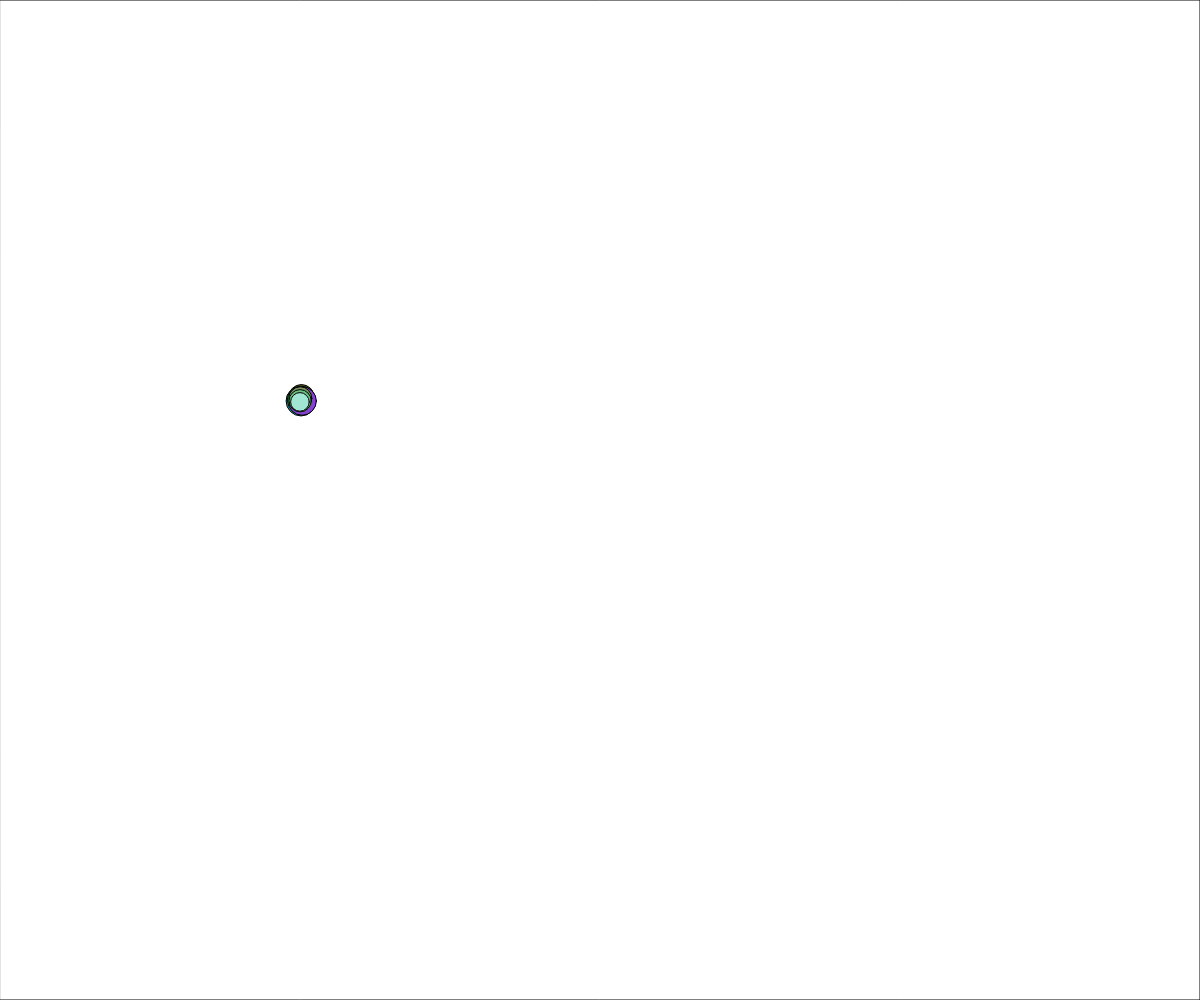
Frame 1 (no input)
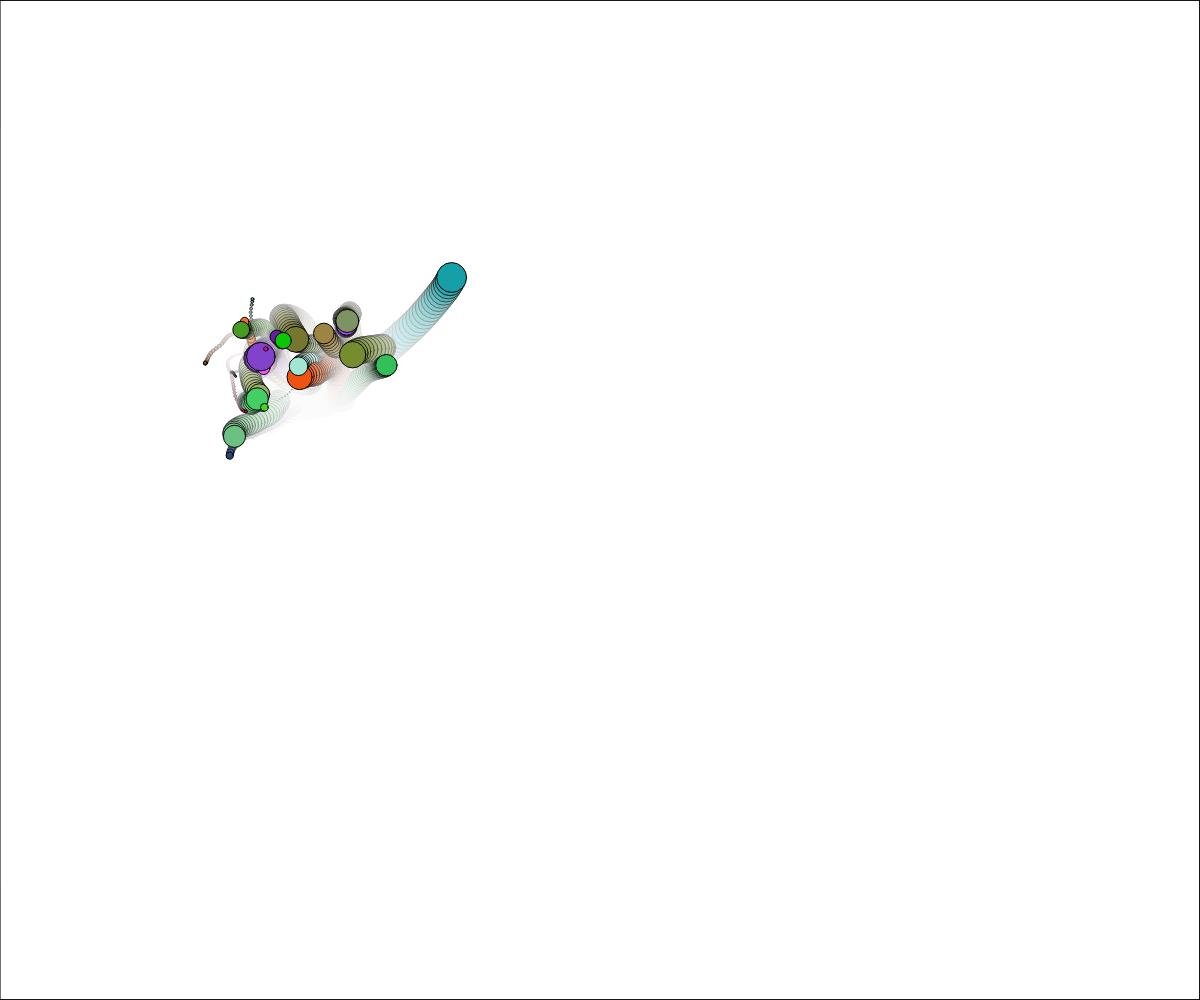
Frame 60 (no input)
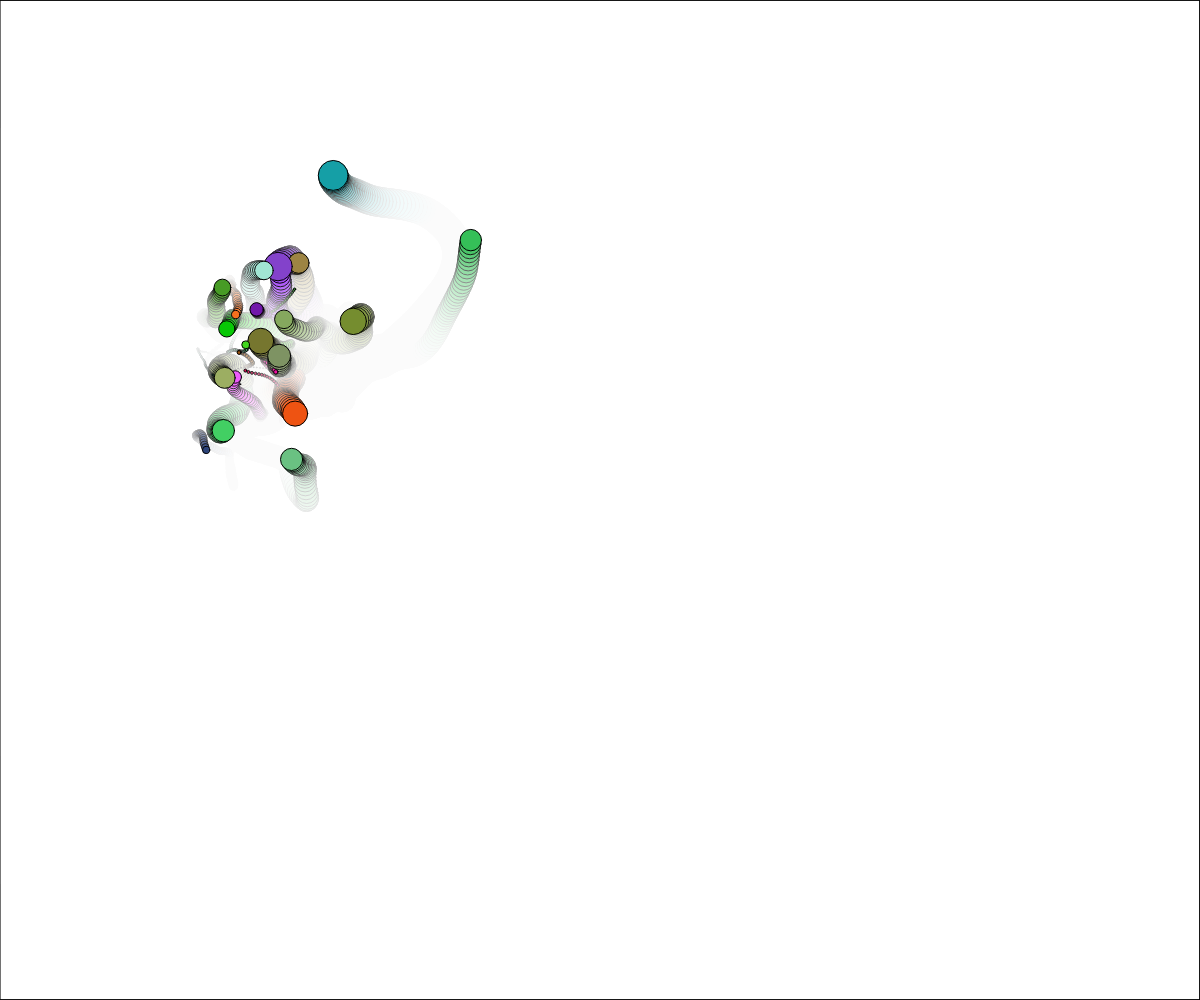
Frame 120 (the mouse pressed at the canvas centre since frame 60)

The p5.js sketch that drew these frames (run headless with seeded random() and noise() and a simulated clock; from frame 60 on, the mouse is pressed at the canvas centre):

// p5.js sketch
// ── sketch.js
// Objects and Noise
// Caleb Schwab
// 09/26/25

let ball;


function setup() {
  createCanvas(windowWidth, windowHeight);
  ball = { // object notation. Inside the bracket set up a bunch of property:value pairs
    x: 300, y:400, size: random(30), c: color(random(255),random(255),random(255)), timeX: random(100), timeY: random(100), timeOff: 0.02
  }
  ball2 = {
    x: 300, y:400, size: random(30), c: color(random(255),random(255),random(255)), timeX: random(100), timeY: random(100), timeOff: 0.07
  }
  ball3 = {
    x: 300, y:400, size: random(30), c: color(random(255),random(255),random(255)), timeX: random(100), timeY: random(100), timeOff: 0.07
  }
  ball4 = {
    x: 300, y:400, size: random(30), c: color(random(255),random(255),random(255)), timeX: random(100), timeY: random(100), timeOff: 0.07
  }
  ball5 = {
    x: 300, y:400, size: random(30), c: color(random(255),random(255),random(255)), timeX: random(100), timeY: random(100), timeOff: 0.07
  }
  ball6 = {
    x: 300, y:400, size: random(30), c: color(random(255),random(255),random(255)), timeX: random(100), timeY: random(100), timeOff: 0.07
  }
  ball7 = {
    x: 300, y:400, size: random(30), c: color(random(255),random(255),random(255)), timeX: random(100), timeY: random(100), timeOff: 0.07
  }
  ball8 = {
    x: 300, y:400, size: random(30), c: color(random(255),random(255),random(255)), timeX: random(100), timeY: random(100), timeOff: 0.07
  }
  ball9 = {
    x: 300, y:400, size: random(30), c: color(random(255),random(255),random(255)), timeX: random(100), timeY: random(100), timeOff: 0.07
  }
  ball10 = {
    x: 300, y:400, size: random(30), c: color(random(255),random(255),random(255)), timeX: random(100), timeY: random(100), timeOff: 0.07
  }
  ball11 = {
    x: 300, y:400, size: random(30), c: color(random(255),random(255),random(255)), timeX: random(100), timeY: random(100), timeOff: 0.07
  }
  ball12 = {
    x: 300, y:400, size: random(30), c: color(random(255),random(255),random(255)), timeX: random(100), timeY: random(100), timeOff: 0.07
  }
  ball13 = {
    x: 300, y:400, size: random(30), c: color(random(255),random(255),random(255)), timeX: random(100), timeY: random(100), timeOff: 0.07
  }
  ball14 = {
    x: 300, y:400, size: random(30), c: color(random(255),random(255),random(255)), timeX: random(100), timeY: random(100), timeOff: 0.07
  }
  ball15 = {
    x: 300, y:400, size: random(30), c: color(random(255),random(255),random(255)), timeX: random(100), timeY: random(100), timeOff: 0.02
  }
  ball16 = {
    x: 300, y:400, size: random(30), c: color(random(255),random(255),random(255)), timeX: random(100), timeY: random(100), timeOff: 0.07
  }
  ball17 = {
    x: 300, y:400, size: random(30), c: color(random(255),random(255),random(255)), timeX: random(100), timeY: random(100), timeOff: 0.07
  }
  ball18 = {
    x: 300, y:400, size: random(30), c: color(random(255),random(255),random(255)), timeX: random(100), timeY: random(100), timeOff: 0.07
  }
  ball19 = {
    x: 300, y:400, size: random(30), c: color(random(255),random(255),random(255)), timeX: random(100), timeY: random(100), timeOff: 0.07
  }
  ball20 = {
    x: 300, y:400, size: random(30), c: color(random(255),random(255),random(255)), timeX: random(100), timeY: random(100), timeOff: 0.07
  }
  ball21 = {
    x: 300, y:400, size: random(30), c: color(random(255),random(255),random(255)), timeX: random(100), timeY: random(100), timeOff: 0.07
  }
  ball22 = {
    x: 300, y:400, size: random(30), c: color(random(255),random(255),random(255)), timeX: random(100), timeY: random(100), timeOff: 0.07
  }
  ball23 = {
    x: 300, y:400, size: random(30), c: color(random(255),random(255),random(255)), timeX: random(100), timeY: random(100), timeOff: 0.07
  }
  ball24 = {
    x: 300, y:400, size: random(30), c: color(random(255),random(255),random(255)), timeX: random(100), timeY: random(100), timeOff: 0.07
  }
  ball25 = {
    x: 300, y:400, size: random(30), c: color(random(255),random(255),random(255)), timeX: random(100), timeY: random(100), timeOff: 0.07
  }
  ball26 = {
    x: 300, y:400, size: random(30), c: color(random(255),random(255),random(255)), timeX: random(100), timeY: random(100), timeOff: 0.07
  }
  ball27 = {
    x: 300, y:400, size: random(30), c: color(random(255),random(255),random(255)), timeX: random(100), timeY: random(100), timeOff: 0.07
  }
  ball28 = {
    x: 300, y:400, size: random(30), c: color(random(255),random(255),random(255)), timeX: random(100), timeY: random(100), timeOff: 0.07
  }
}

function draw() {
  //TRICK#1 //background(220);
  //TRICK#2 -> clear background with semi-transparent box
  fill(255,25); //0-255 opacity: 4%
  rect(0,0,width, height)
  moveBall(ball)
  moveBall(ball2)
  moveBall(ball3)
  moveBall(ball4)
  moveBall(ball5)
  moveBall(ball6)
  moveBall(ball7)
  moveBall(ball8)
  moveBall(ball9)
  moveBall(ball10)
  moveBall(ball11)
  moveBall(ball12)
  moveBall(ball13)
  moveBall(ball14)
  moveBall(ball15)
  moveBall(ball16)
  moveBall(ball17)
  moveBall(ball18)
  moveBall(ball19)
  moveBall(ball20)
  moveBall(ball21)
  moveBall(ball22)
  moveBall(ball23)
  moveBall(ball24)
  moveBall(ball25)
  moveBall(ball26)
  moveBall(ball27)
  moveBall(ball28)
}

function moveBall(b){
//b -> Ball type object 
//update position and draw provided ball

//generate random position change (x and y)
let dx = noise(b.timeX); //0-1
dx = map(dx, 0, 1,-5, 5);
let dy = noise(b.timeY);
dy = map(dy, 0, 1, -5, 5);

//advance our noise graph "cursors"
b.timeX += b.timeOff; b.timeY += b.timeOff;

b.x += dx;    b.y += dy;

//handle any "warp-arounds necessary"
if(b.x < 0) b.x += width;
else if(b.x > width) b.x -= width;

if(b.y < 0) b.y += height;
else if(b.y > height) b.y -= height;

//render the circle
fill(b.c);
circle(b.x, b.y, b.size);
}
